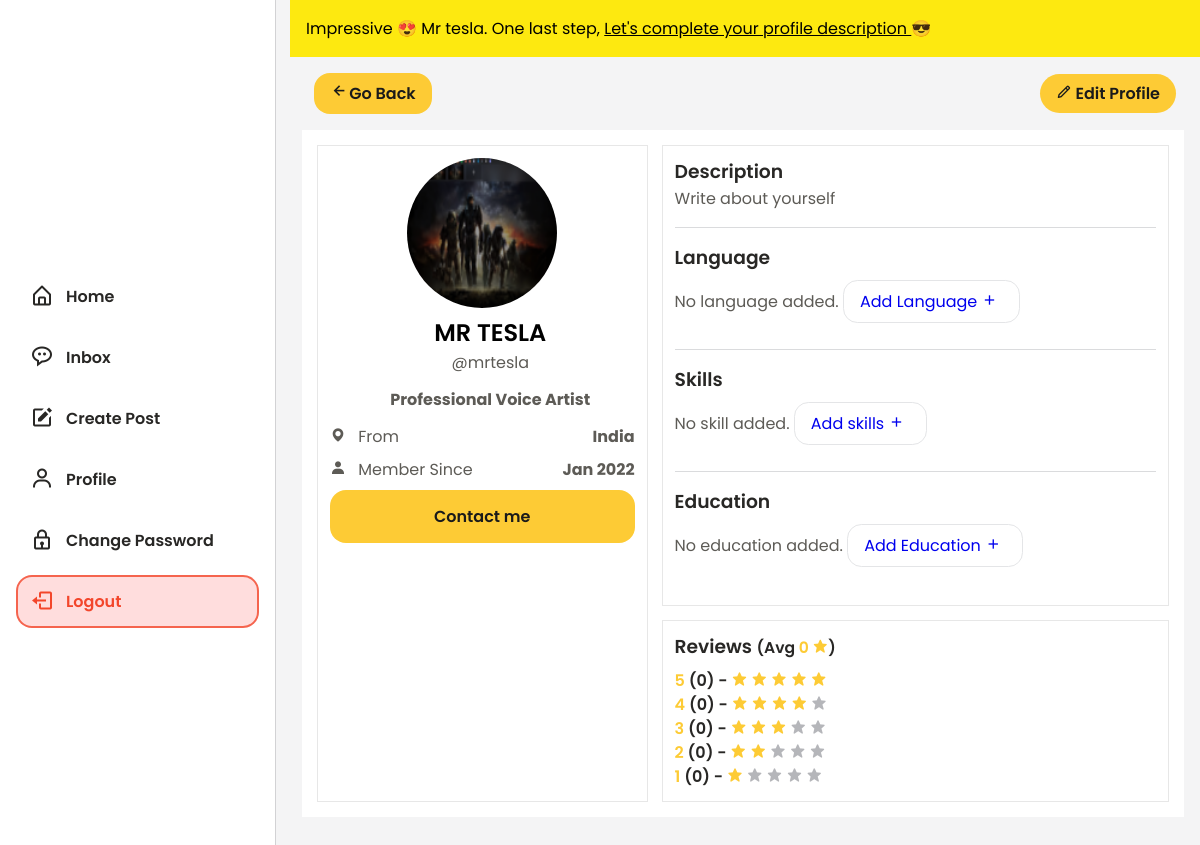
Page /user/account/ (signed in) on the committed database.
### firewithinfilms/models.py (models this page shows)
class User(db.Model, UserMixin):
    __tablename__ = 'user'
    id = db.Column(db.Integer, primary_key=True)
    username = db.Column(db.String(20), unique=True, nullable=False)
    name = db.Column(db.String(100))
    email = db.Column(db.String(120), unique=True, nullable=False)
    image_file = db.Column(db.String(20), default='default.jpg')
    password = db.Column(db.String(60), nullable=False)
    user_role = db.Column(db.String(60), default="user")
    join_date = db.Column(db.DateTime, nullable=False, default=datetime.utcnow)
    details = db.relationship('UserDetails', backref='details', lazy=True)
    reviews = db.relationship('UserReviews', backref='reviews', lazy=True)
    posts = db.relationship('UserPost', backref='author', lazy=True)

class UserDetails(db.Model):
    __tablename__ = 'user_details'
    id = db.Column(db.Integer, primary_key=True)
    user_headline = db.Column(db.String(100), default="Your Headline")
    country = db.Column(db.String(100), default='India')
    description = db.Column(db.Text, nullable=False, default="Write about yourself")
    primary_lang = db.Column(db.String(100), default='N/A')
    secondary_lang = db.Column(db.String(100), default='N/A')
    skill_1 = db.Column(db.String(100), default='N/A')
    skill_2 = db.Column(db.String(100), default='N/A')
    skill_3 = db.Column(db.String(100), default='N/A')
    skill_4 = db.Column(db.String(100), default='N/A')
    skill_5 = db.Column(db.String(100), default='N/A')
    education_institue_name = db.Column(db.String(300), default='N/A')
    education_graduation_name = db.Column(db.String(300), default='N/A')
    education_institue_country = db.Column(db.String(100), default='N/A')
    education_graduation_year = db.Column(db.String(100), default="0")
    user_id = db.Column(db.Integer, db.ForeignKey('user.id'), nullable=False)

### firewithinfilms/user/views.py (the view)
@user.route('/user/account/', methods=['GET', 'POST'])
@login_required
def user_account():
    if current_user.is_authenticated:
        user = User.query.filter_by(username=current_user.username).first_or_404()
        reviews = UserReviews.query.filter_by(user_id=user.id)
        details = UserDetails.query.filter_by(user_id=user.id)
        review_1 = 0
        review_2 = 0
        review_3 = 0
        review_4 = 0
        review_5 = 0
        avg_review_counting = 0
        remainder=0
        null_review = True
        for review in reviews:
            print('-------------')
            print(f'Review---->>> {review.star}')
            if review.star != '0':
                avg_review_counting = avg_review_counting+int(review.star)
                remainder += 1
                null_review = False
            if review.star == '5':
                review_5 = review_5 + 1
            elif review.star == '4':
                review_4 = review_4 + 1
            elif review.star == '3':
                review_3 = review_3 + 1
            elif review.star == '2':
                review_2 = review_2 + 1
            elif review.star == '1':
                review_1 = review_1 + 1
            else:
                null_review=True
        if null_review == True:
            avg_review=0
        else:
            avg_review = avg_review_counting/remainder
        for detail in details:
            if detail.user_headline == 'N/A':
                completed_account_descreption=False
                print('User headline is NA')
            else:
                completed_account_descreption=True
                print('User headline is GOOD')
            if detail.description == 'N/A':
                completed_account_descreption=False
                print('User description is NA')
            else:
                completed_account_descreption=True
                print('User description is GOOD')
            if detail.primary_lang == 'N/A':
                completed_account_descreption=False
                print('User primary_lang is NA')
            else:
                completed_account_descreption=True
                print('User primary_lang is GOOD')
            if detail.secondary_lang == 'N/A':
                completed_account_descreption=False
                print('User secondary_lang is NA')
            else:
                completed_account_descreption=True
                print('User secondary_lang is GOOD')
            if detail.skill_1 == 'N/A':
                completed_account_descreption=False
                print('User skill_1 is NA')
            else:
                completed_account_descreption=True
                print('User skill_1 is GOOD')
            if detail.skill_2 == 'N/A':
                completed_account_descreption=False
                print('User skill_2 is NA')
            else:
                completed_account_descreption=True
                print('User skill_2 is GOOD')
            if detail.skill_3 == 'N/A':
                completed_account_descreption=False
                print('User skill_3 is NA')
            else:
                completed_account_descreption=True
                print('User skill_3 is GOOD')
            if detail.skill_4 == 'N/A':
                completed_account_descreption=False
                print('User skill_4 is NA')
            else:
                completed_account_descreption=True
                print('User skill_4 is GOOD')
            if detail.skill_5 == 'N/A':
                completed_account_descreption=False
                print('User skill_5 is NA')
            else:
                completed_account_descreption=True
                print('User skill_5 is GOOD')
            if detail.education_institue_name == 'N/A':
                completed_account_descreption=False
                print('User education_graduation_name is NA')
            else:
                completed_account_descreption=True
                print('User education_graduation_name is GOOD')
            if detail.education_graduation_name == 'N/A':
                completed_account_descreption=False
                print('User education_graduation_name is NA')
            else:
                completed_account_descreption=True
                print('User education_graduation_name is GOOD')
            if detail.education_institue_country == 'N/A':
                completed_account_descreption=False
                print('User education_institue_country is NA')
            else:
                completed_account_descreption=True
                print('User education_institue_country is GOOD')
            if user.name == None:
                print('name is none')
                complete_account=False
            else:
                print('name is something')
                complete_account=True
        image_file = url_for('static', filename='profile_pics/' + current_user.image_file)
        return render_template('user/account.html', image_file=image_file, details=details,
                review_5=review_5, review_4=review_4, review_3=review_3, review_2=review_2, review_1=review_1, avg_review=round(avg_review,2),
                completed_account_descreption=completed_account_descreption, complete_account=complete_account)
    return redirect(user.user_login)

### firewithinfilms/templates/user/account.html (shortened to what this page needs)
{% extends 'root-dashboard.html' %}
{% block head %}
<link rel="stylesheet" href="{{ url_for('static', filename='assets/scripts/reuse.css') }}">
{% endblock %}
{% block content %}
{% if current_user.user_role != 'admin' %}
    {% if complete_account != True %}
    <div class="alert alert__info">
        You account is incomplete.
        <a href="{{ url_for('users.user_edit_account') }}" class="link">
            Let's complete your profile first
        </a>
        and ROCK it 😎
    </div>
    {% elif completed_account_descreption != True %}
    <div class="alert alert__info">
        Impressive 😍 {{ current_user.name.capitalize() }}. One last step,
        <a href="{{ url_for('users.user_edit_description') }}" class="link">
            Let's complete your profile description
        </a>
        😎
    </div>
    {% endif %}
{% endif %}
{% include 'helpers/_sidenav_dashboard.html' %}
<div class="px-1 pl-75 ">
    <div class="container">
        <div
            class="header-sm flex flex-j-space-between flex-a-center p-5"
        >
            <a
                href="{{ url_for('users.user_dashboard') }}"
                class="button button__sm button__second submit__button button__alt flex"
            >
                <i class="bx bx-left-arrow-alt h2-sm"></i>
                <p>Go Back</p>
            </a>
            <span>
                <a href="{{ url_for('users.user_edit_account') }}" class="button button__sm submit__button">
                    <i class='bx bx-pencil'></i>
                    Edit Profile
                </a>
            </span>
        </div>
    </div>
    <div class="container cards profile__card p-1">
        <div class="card">
            <div class="img__container text__center">
                <img
                    class="img__round-lg"
                    src="{{url_for('static', filename='profile_pics/' + current_user.image_file)}}"
                />
            </div>
            <div class="text__center">
                <div class="article-metadata pl-1">
                    <a class="text__name mr-2 d-block" href="#">{{ current_user.name }}</a>
                    <small class="h3-sm d-block">@{{ current_user.username }}</small>
                    <h4 class="mt-75 mb-75">
                        Professional Voice Artist
                    </h4>
                </div>
                <div class="profile__details text__init">
                    <ul>
                        <li class="flex flex-j-space-between pb-5">
                            <span>
                                <i class='bx bxs-map mx-5'></i>
                                From
                            </span>
                            <b>India</b>
                        </li>
                        <li class="flex flex-j-space-between pb-5">
                            <span>
                                <i class='bx bxs-user mx-5'></i>
                                Member Since
                            </span>
                            <b>Jan 2022</b>
                        </li>
                    </ul>
                    <a href="{{ url_for('users.user_inbox') }}">
                        <input
                            type="button"
                            value="Contact me"
                            class="button__second btn-no-border"
                            style="cursor: pointer;"
                        />
                    </a>
                </div>
            </div>
        </div>
        <div class="profile__details__container">
            {% for detail in details %}
            <div class="card about__profile mt-1">
                <div class="pb-1">
                    <h3>Description</h3>
                    <article class="text__normal">
                        {{ detail.description }}
                    </article>
                </div>
                <div class="mt-1 pb-1">
                    <h3 class="mb-5">Language</h3>
                    {% if detail.primary_lang=='None' and detail.secondary_lang=='None' or detail.primary_lang.lower()=='n/a' and detail.secondary_lang.lower()=='n/a' %}
                    <p>
                        No language added.
                        <a href="{{ url_for('users.user_edit_description') }}" class="skill text__normal">
                            Add Language
                            <i class='bx bx-plus' style="margin-right: 5px;"></i>
                        </a>
                    </p>
                    {% endif %}
                </div>
                <div class="mt-1 pb-1">
                    <h3 class="mb-5">Skills</h3>
                    {% if detail.skill_1=='None' and detail.skill_2=='None' and detail.skill_3=='None' and detail.skill_4 and detail.skill_5=='None' or detail.skill_1=='N/A' and detail.skill_2=='N/A' and detail.skill_3=='N/A' and detail.skill_4=='N/A' and detail.skill_5=='N/A' %}
                    <p>
                        No skill added.
                        <a href="{{ url_for('users.user_edit_description') }}" class="skill text__normal">
                            Add skills
                            <i class='bx bx-plus' style="margin-right: 5px;"></i>
                        </a>
                    </p>
                    {% endif %}
                </div>
                <div class="mt-1 pb-1 last">
                    <h3 class="mb-5">Education</h3>
                    {% if detail.education_graduation_name=='N/A' or detail.education_institue_name=='N/A' %}
                    <p>
                        No education added.
                        <a href="{{ url_for('users.user_edit_description') }}" class="skill text__normal">
                            Add Education
                            <i class='bx bx-plus' style="margin-right: 5px;"></i>
                        </a>
                    </p>
                    {% endif %}
                </div>
            </div>
            {% endfor %}
            <div class="card mt-1">
                <h3 class="mb-5">
                    Reviews
                    <small>
                        (Avg <span class="review__star">{{ avg_review }}</span>
                        <i class='bx bxs-star review__star'></i>)
                    </small>
                </h3>
                <h3>
                    <span class="review__star__container d-block">
                        <span class="review__star">5</span>
                        ({{review_5}}) -
                        <i class='bx bxs-star review__star'></i>
                        <i class='bx bxs-star review__star'></i>
                        <i class='bx bxs-star review__star'></i>
                        <i class='bx bxs-star review__star'></i>
                        <i class='bx bxs-star review__star'></i>
                    </span>
                    <span class="review__star__container d-block">
                        <span class="review__star">4</span>
                        ({{review_4}}) -
                        <i class='bx bxs-star review__star'></i>
                        <i class='bx bxs-star review__star'></i>
                        <i class='bx bxs-star review__star'></i>
                        <i class='bx bxs-star review__star'></i>
                        <i class='bx bxs-star text__muted'></i>
                    </span>
                    <span class="review__star__container d-block">
                        <span class="review__star">3</span>
                        ({{review_3}}) -
                        <i class='bx bxs-star review__star'></i>
                        <i class='bx bxs-star review__star'></i>
                        <i class='bx bxs-star review__star'></i>
                        <i class='bx bxs-star text__muted'></i>
                        <i class='bx bxs-star text__muted'></i>
                    </span>
                    <span class="review__star__container d-block">
                        <span class="review__star">2</span>
                        ({{review_2}}) -
                        <i class='bx bxs-star review__star'></i>
                        <i class='bx bxs-star review__star'></i>
                        <i class='bx bxs-star text__muted'></i>
                        <i class='bx bxs-star text__muted'></i>
                        <i class='bx bxs-star text__muted'></i>
                    </span>
                    <span class="review__star__container d-block">
                        <span class="review__star">1</span>
                        ({{review_1}}) -
                        <i class='bx bxs-star review__star'></i>
                        <i class='bx bxs-star text__muted'></i>
                        <i class='bx bxs-star text__muted'></i>
                        <i class='bx bxs-star text__muted'></i>
                        <i class='bx bxs-star text__muted'></i>
                    </span>
                </h3>
            </div>
        </div>
    </div>
</div>
{% endblock content %}

### rows in the picture
User: name "Mr tesla", image_file (picture), name "MR TESLA", username "mrtesla"
UserDetails: description "Write about yourself"

### other values in the picture
{{ avg_review }} "0"
{{ review_5 }} "0"
{{ review_4 }} "0"
{{ review_3 }} "0"
{{ review_2 }} "0"
{{ review_1 }} "0"
